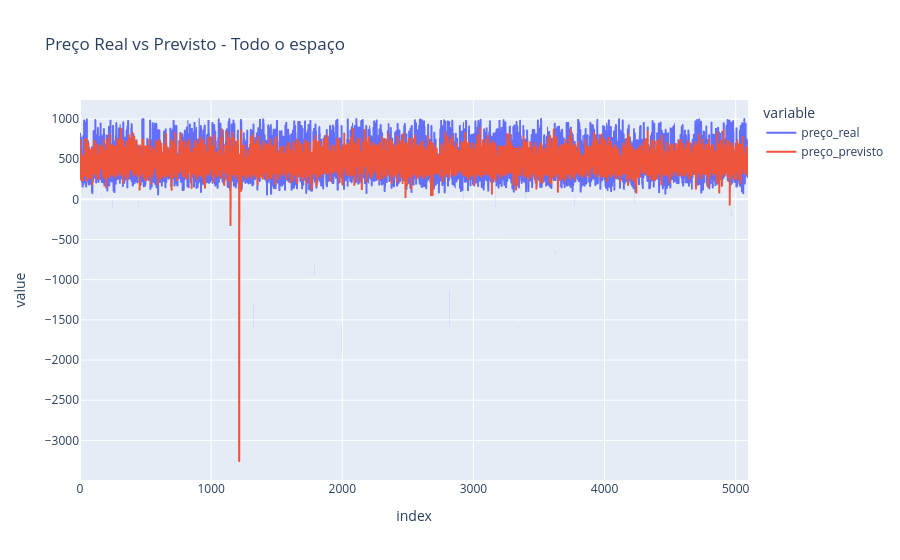

Notebook code cell kept with this figure:
### Markdown cell above
Outlier grande em valores máximos para comparado com o terceiro quartil (75% da base de dados), como pode ser visto, e pode estar estragando a regressão ou o teste.

### Code cell
import pandas as pd
import plotly.express as px

nome_do_grupo = 'Todo o espaço' 

y_real = predicoes_pricing[CASO]['lasso'][nome_do_grupo]['y_test']
y_previsto = predicoes_pricing[CASO]['lasso'][nome_do_grupo]['y_pred']

df_grupo_original = dfs_por_quartos[nome_do_grupo].dropna()
X_grupo = df_grupo_original.drop(columns=['price_cleaned'])
y_grupo = df_grupo_original['price_cleaned'].values

_, X_test_grupo, _, _ = train_test_split(
    X_grupo, y_grupo, test_size=0.2, random_state=RANDOM_SEED
)

df_grupo = pd.DataFrame({
    'id_imovel': X_test_grupo['id'], 
    'preço_real': y_real,            
    'preço_previsto': y_previsto     
})

df_grupo.reset_index(drop=True, inplace=True)
df_grupo['erro (%)'] = ((df_grupo['preço_real'] - df_grupo['preço_previsto']).abs() / df_grupo['preço_real'])*100

fig = px.line(df_grupo, y=['preço_real', 'preço_previsto'], 
              title=f"Preço Real vs Previsto - {nome_do_grupo}")
fig.show()

print(f"Exemplos com erro >= 10% para {nome_do_grupo}:")
print(df_grupo[df_grupo['erro (%)'] >= 10].head())

### Figure 1 — Plotly figure (JSON) as saved in the notebook; plotly's stock layout.template omitted (floating-point values rounded to 4 significant figures; data arrays with more than 128 entries replaced by an {"elided": "..."} marker saying what was removed)
{"data": [{"hovertemplate": "variable=preço_real<br>index=%{x}<br>value=%{y}<extra></extra>", "legendgroup": "preço_real", "line": {"color": "#636efa", "dash": "solid"}, "marker": {"symbol": "circle"}, "mode": "lines", "name": "preço_real", "showlegend": true, "type": "scattergl", "x": {"elided": "5095 int values"}, "xaxis": "x", "y": {"elided": "5095 float values"}, "yaxis": "y"}, {"hovertemplate": "variable=preço_previsto<br>index=%{x}<br>value=%{y}<extra></extra>", "legendgroup": "preço_previsto", "line": {"color": "#EF553B", "dash": "solid"}, "marker": {"symbol": "circle"}, "mode": "lines", "name": "preço_previsto", "showlegend": true, "type": "scattergl", "x": {"elided": "5095 int values"}, "xaxis": "x", "y": {"elided": "5095 float values"}, "yaxis": "y"}], "layout": {"legend": {"title": {"text": "variable"}, "tracegroupgap": 0}, "title": {"text": "Preço Real vs Previsto - Todo o espaço"}, "xaxis": {"anchor": "y", "domain": [0, 1], "title": {"text": "index"}}, "yaxis": {"anchor": "x", "domain": [0, 1], "title": {"text": "value"}}}}
